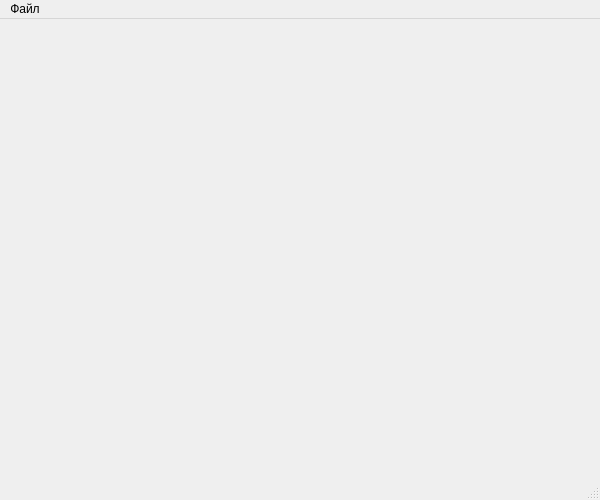
<?xml version="1.0" encoding="UTF-8"?>
<ui version="4.0">
 <class>MainWindow</class>
 <widget class="QMainWindow" name="MainWindow">
  <property name="geometry">
   <rect>
    <x>0</x>
    <y>0</y>
    <width>600</width>
    <height>500</height>
   </rect>
  </property>
  <property name="windowTitle">
   <string>MainWindow</string>
  </property>
  <widget class="QWidget" name="centralwidget">
   <widget class="QWidget" name="horizontalLayoutWidget">
    <property name="geometry">
     <rect>
      <x>-1</x>
      <y>-1</y>
      <width>601</width>
      <height>481</height>
     </rect>
    </property>
    <layout class="QHBoxLayout" name="WidgetLayout">
     <property name="leftMargin">
      <number>30</number>
     </property>
     <property name="topMargin">
      <number>30</number>
     </property>
     <property name="rightMargin">
      <number>0</number>
     </property>
     <property name="bottomMargin">
      <number>30</number>
     </property>
     <item>
      <layout class="QGridLayout" name="config_grid">
       <property name="sizeConstraint">
        <enum>QLayout::SetMinimumSize</enum>
       </property>
       <property name="rightMargin">
        <number>10</number>
       </property>
       <property name="verticalSpacing">
        <number>3</number>
       </property>
      </layout>
     </item>
    </layout>
   </widget>
  </widget>
  <widget class="QMenuBar" name="menubar">
   <property name="geometry">
    <rect>
     <x>0</x>
     <y>0</y>
     <width>600</width>
     <height>21</height>
    </rect>
   </property>
   <widget class="QMenu" name="menu">
    <property name="title">
     <string>Файл</string>
    </property>
    <addaction name="save"/>
    <addaction name="load"/>
   </widget>
   <addaction name="menu"/>
  </widget>
  <widget class="QStatusBar" name="statusbar"/>
  <action name="save">
   <property name="text">
    <string>Сохранить...</string>
   </property>
  </action>
  <action name="load">
   <property name="text">
    <string>Загрузить...</string>
   </property>
  </action>
 </widget>
 <resources/>
 <connections/>
</ui>
